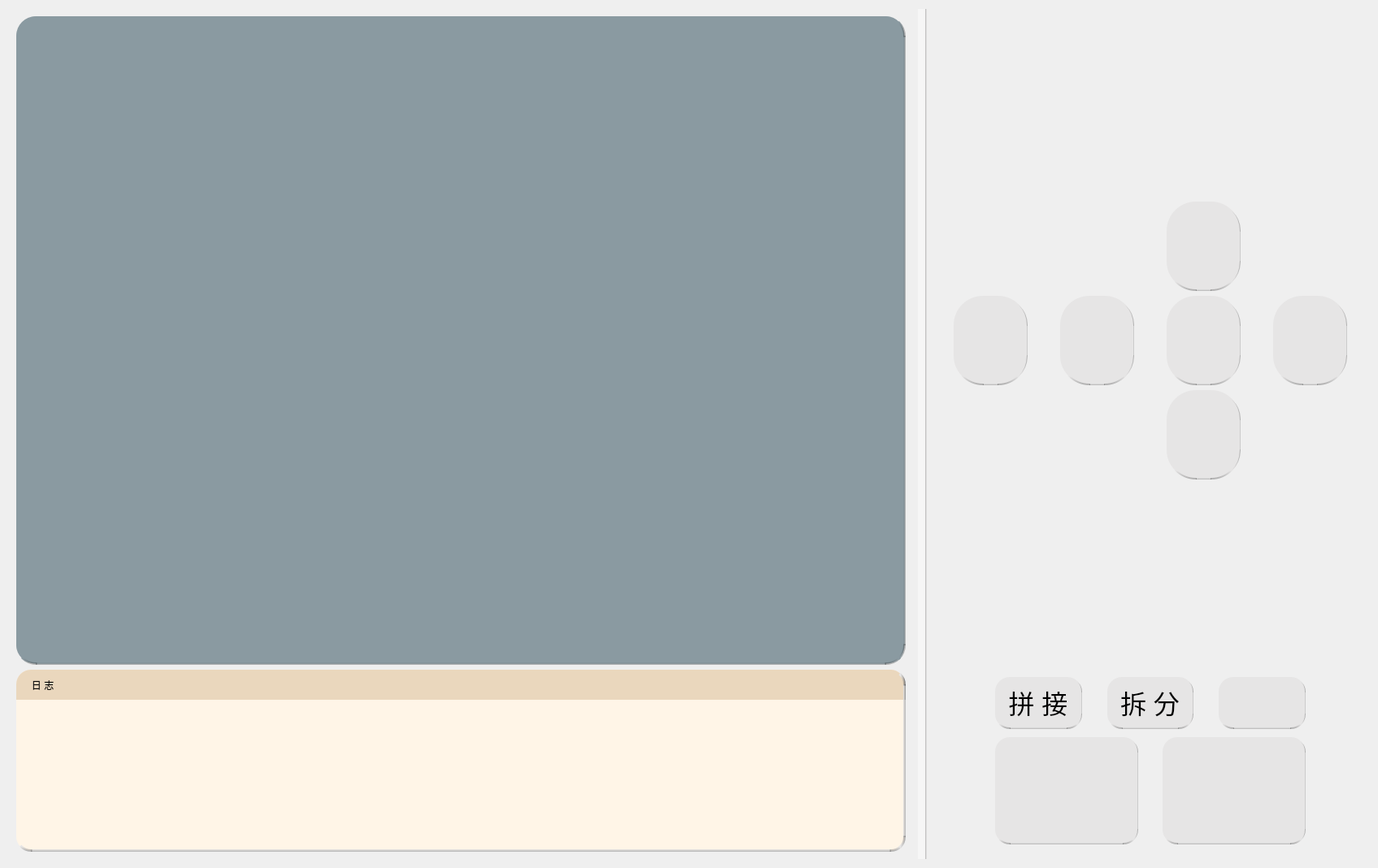
      <widget class="QWidget" name="page_4">
       <layout class="QHBoxLayout" name="horizontalLayout_10" stretch="1915,19,926">
        <item>
         <widget class="QWidget" name="widget_21" native="true">
          <layout class="QVBoxLayout" name="verticalLayout_8" stretch="1080,304">
           <item>
            <widget class="QWidget" name="widget_22" native="true">
             <property name="styleSheet">
              <string notr="true">#widget_22{background-color: #8A9AA1;

border-radius: 24px;
 border-bottom: 3px solid qlineargradient(y0:0, y1:1,stop: 0 rgba(0, 0, 0, 0.25), stop: 1  #8A9AA1);
 border-right: 3px solid qlineargradient(x0:0, x1:1,stop: 0 rgba(0, 0, 0, 0.25), stop: 1  #8A9AA1);

background-image:url(://images/大厅俯视图2.png);
background-repeat:no-repeat;
background-position:center center;
}</string>
             </property>
             <layout class="QHBoxLayout" name="horizontalLayout_17">
              <item>
               <widget class="QGraphicsView" name="GraphicsView_page4">
                <property name="styleSheet">
                 <string notr="true">#GraphicsView_page4{
background-color: transparent
}</string>
                </property>
                <property name="verticalScrollBarPolicy">
                 <enum>Qt::ScrollBarAlwaysOff</enum>
                </property>
                <property name="horizontalScrollBarPolicy">
                 <enum>Qt::ScrollBarAlwaysOff</enum>
                </property>
               </widget>
              </item>
             </layout>
            </widget>
           </item>
           <item>
            <widget class="QWidget" name="widget_52" native="true">
             <property name="styleSheet">
              <string notr="true">#widget_52{background-color: #FFF5E7;
 border-bottom: 3px solid qlineargradient(y0:0, y1:1,stop: 0 rgba(0, 0, 0, 0.25), stop: 1  #E6E5E5);
 border-right: 3px solid qlineargradient(x0:0, x1:1,stop: 0 rgba(0, 0, 0, 0.25), stop: 1  #E6E5E5);
border-radius: 18px;}</string>
             </property>
             <layout class="QVBoxLayout" name="verticalLayout_19">
              <property name="spacing">
               <number>0</number>
              </property>
              <property name="leftMargin">
               <number>0</number>
              </property>
              <property name="topMargin">
               <number>0</number>
              </property>
              <property name="rightMargin">
               <number>0</number>
              </property>
              <property name="bottomMargin">
               <number>0</number>
              </property>
              <item>
               <widget class="QWidget" name="widget_39" native="true">
                <property name="maximumSize">
                 <size>
                  <width>16777215</width>
                  <height>40</height>
                 </size>
                </property>
                <property name="autoFillBackground">
                 <bool>false</bool>
                </property>
                <property name="styleSheet">
                 <string notr="true">#widget_39{background-color: #EAD7BD;
border-top-left-radius: 18px;
border-top-right-radius: 18px;
 border-right: 3px solid qlineargradient(x0:0, x1:1,stop: 0 rgba(0, 0, 0, 0.25), stop: 1  #E6E5E5);}</string>
                </property>
                <layout class="QHBoxLayout" name="horizontalLayout_16">
                 <item>
                  <widget class="QLabel" name="label_3">
                   <property name="text">
                    <string>   日 志</string>
                   </property>
                  </widget>
                 </item>
                 <item>
                  <spacer name="horizontalSpacer_8">
                   <property name="orientation">
                    <enum>Qt::Horizontal</enum>
                   </property>
                   <property name="sizeHint" stdset="0">
                    <size>
                     <width>1164</width>
                     <height>19</height>
                    </size>
                   </property>
                  </spacer>
                 </item>
                </layout>
               </widget>
              </item>
              <item>
               <widget class="QWidget" name="widget_41" native="true">
                <layout class="QHBoxLayout" name="horizontalLayout_20">
                 <item>
                  <widget class="QListView" name="ListView_page4">
                   <property name="styleSheet">
                    <string notr="true">background-color: transparent;</string>
                   </property>
                  </widget>
                 </item>
                </layout>
               </widget>
              </item>
             </layout>
            </widget>
           </item>
          </layout>
         </widget>
        </item>
        <item>
         <widget class="QWidget" name="widget_24" native="true">
          <property name="styleSheet">
           <string notr="true">
 border-right: 2px solid qlineargradient(x0:0, x1:1,stop: 0 #E6E5E5, stop: 1  rgba(0, 0, 0, 0.25));


background-color: #F6F6F6;</string>
          </property>
         </widget>
        </item>
        <item>
         <widget class="QWidget" name="widget_25" native="true">
          <layout class="QVBoxLayout" name="verticalLayout_9" stretch="1080,304">
           <item>
            <widget class="QWidget" name="widget_26" native="true">
             <layout class="QVBoxLayout" name="verticalLayout_29">
              <item>
               <spacer name="verticalSpacer_8">
                <property name="orientation">
                 <enum>Qt::Vertical</enum>
                </property>
                <property name="sizeHint" stdset="0">
                 <size>
                  <width>20</width>
                  <height>260</height>
                 </size>
                </property>
               </spacer>
              </item>
              <item>
               <widget class="QWidget" name="widget_121" native="true">
                <property name="minimumSize">
                 <size>
                  <width>0</width>
                  <height>360</height>
                 </size>
                </property>
                <layout class="QGridLayout" name="gridLayout_5">
                 <property name="horizontalSpacing">
                  <number>40</number>
                 </property>
                 <property name="verticalSpacing">
                  <number>6</number>
                 </property>
                 <item row="0" column="2">
                  <widget class="QLabel" name="Label_page5_5">
                   <property name="styleSheet">
                    <string notr="true">QLabel{
 border-bottom: 2px solid qlineargradient(y0:0, y1:1,stop: 0 rgba(0, 0, 0, 0.25), stop: 1  #E6E5E5);
 border-right: 1px solid qlineargradient(x0:0, x1:1,stop: 0 rgba(0, 0, 0, 0.25), stop: 1  #E6E5E5);
border-radius: 36px;
background-color: #E6E5E5;
}
</string>
                   </property>
                   <property name="text">
                    <string/>
                   </property>
                  </widget>
                 </item>
                 <item row="1" column="0">
                  <widget class="QLabel" name="Label_page5_1">
                   <property name="styleSheet">
                    <string notr="true">QLabel{
 border-bottom: 2px solid qlineargradient(y0:0, y1:1,stop: 0 rgba(0, 0, 0, 0.25), stop: 1  #E6E5E5);
 border-right: 1px solid qlineargradient(x0:0, x1:1,stop: 0 rgba(0, 0, 0, 0.25), stop: 1  #E6E5E5);
border-radius: 36px;
background-color: #E6E5E5;
}

</string>
                   </property>
                   <property name="text">
                    <string/>
                   </property>
                  </widget>
                 </item>
                 <item row="1" column="1">
                  <widget class="QLabel" name="Label_page5_2">
                   <property name="styleSheet">
                    <string notr="true">QLabel{
 border-bottom: 2px solid qlineargradient(y0:0, y1:1,stop: 0 rgba(0, 0, 0, 0.25), stop: 1  #E6E5E5);
 border-right: 1px solid qlineargradient(x0:0, x1:1,stop: 0 rgba(0, 0, 0, 0.25), stop: 1  #E6E5E5);
border-radius: 36px;
background-color: #E6E5E5;
}
</string>
                   </property>
                   <property name="text">
                    <string/>
                   </property>
                  </widget>
                 </item>
                 <item row="1" column="2">
                  <widget class="QLabel" name="Label_page5_3">
                   <property name="styleSheet">
                    <string notr="true">QLabel{
 border-bottom: 2px solid qlineargradient(y0:0, y1:1,stop: 0 rgba(0, 0, 0, 0.25), stop: 1  #E6E5E5);
 border-right: 1px solid qlineargradient(x0:0, x1:1,stop: 0 rgba(0, 0, 0, 0.25), stop: 1  #E6E5E5);
border-radius: 36px;
background-color: #E6E5E5;
}
</string>
                   </property>
                   <property name="text">
                    <string/>
                   </property>
                  </widget>
                 </item>
                 <item row="1" column="3">
                  <widget class="QLabel" name="Label_page5_4">
                   <property name="styleSheet">
                    <string notr="true">QLabel{
 border-bottom: 2px solid qlineargradient(y0:0, y1:1,stop: 0 rgba(0, 0, 0, 0.25), stop: 1  #E6E5E5);
 border-right: 1px solid qlineargradient(x0:0, x1:1,stop: 0 rgba(0, 0, 0, 0.25), stop: 1  #E6E5E5);
border-radius: 36px;
background-color: #E6E5E5;
}
</string>
                   </property>
                   <property name="text">
                    <string/>
                   </property>
                  </widget>
                 </item>
                 <item row="2" column="2">
                  <widget class="QLabel" name="Label_page5_6">
                   <property name="styleSheet">
                    <string notr="true">QLabel{
 border-bottom: 2px solid qlineargradient(y0:0, y1:1,stop: 0 rgba(0, 0, 0, 0.25), stop: 1  #E6E5E5);
 border-right: 1px solid qlineargradient(x0:0, x1:1,stop: 0 rgba(0, 0, 0, 0.25), stop: 1  #E6E5E5);
border-radius: 36px;
background-color: #E6E5E5;
}
</string>
                   </property>
                   <property name="text">
                    <string/>
                   </property>
                  </widget>
                 </item>
                </layout>
               </widget>
              </item>
              <item>
               <spacer name="verticalSpacer_9">
                <property name="orientation">
                 <enum>Qt::Vertical</enum>
                </property>
                <property name="sizeHint" stdset="0">
                 <size>
                  <width>20</width>
                  <height>260</height>
                 </size>
                </property>
               </spacer>
              </item>
             </layout>
            </widget>
           </item>
           <item>
            <widget class="QWidget" name="widget_33" native="true">
             <layout class="QVBoxLayout" name="verticalLayout_10" stretch="86,177">
              <property name="spacing">
               <number>10</number>
              </property>
              <item>
               <widget class="QWidget" name="widget_34" native="true">
                <layout class="QHBoxLayout" name="horizontalLayout_8">
                 <property name="spacing">
                  <number>31</number>
                 </property>
                 <property name="leftMargin">
                  <number>60</number>
                 </property>
                 <property name="topMargin">
                  <number>0</number>
                 </property>
                 <property name="rightMargin">
                  <number>60</number>
                 </property>
                 <property name="bottomMargin">
                  <number>0</number>
                 </property>
                 <item>
                  <widget class="QPushButton" name="Button_page4_gather">
                   <property name="sizePolicy">
                    <sizepolicy hsizetype="Minimum" vsizetype="Minimum">
                     <horstretch>0</horstretch>
                     <verstretch>0</verstretch>
                    </sizepolicy>
                   </property>
                   <property name="styleSheet">
                    <string notr="true">QPushButton{
background-color: #E6E5E5;
 border-bottom: 2px solid qlineargradient(y0:0, y1:1,stop: 0 rgba(0, 0, 0, 0.25), stop: 1  #E6E5E5);
 border-right: 1px solid qlineargradient(x0:0, x1:1,stop: 0 rgba(0, 0, 0, 0.25), stop: 1  #E6E5E5);
border-radius: 18px;
padding:4px 4px;
border-style: outset;
}
QPushButton:hover{background-color:rgb(229, 241, 251); color: black;}
QPushButton:pressed{background-color:rgb(204, 228, 247);border-style: inset;}
QPushButton{
font-family: Microsoft JhengHei UI;
font-style: normal;
font-weight: normal;
font-size: 32px;
line-height: 81px;
display: flex;
align-items: flex-end;
}

</string>
                   </property>
                   <property name="text">
                    <string>拼 接</string>
                   </property>
                  </widget>
                 </item>
                 <item>
                  <widget class="QPushButton" name="Button_page4_disperse">
                   <property name="sizePolicy">
                    <sizepolicy hsizetype="Minimum" vsizetype="Minimum">
                     <horstretch>0</horstretch>
                     <verstretch>0</verstretch>
                    </sizepolicy>
                   </property>
                   <property name="styleSheet">
                    <string notr="true">QPushButton{
background-color: #E6E5E5;
 border-bottom: 2px solid qlineargradient(y0:0, y1:1,stop: 0 rgba(0, 0, 0, 0.25), stop: 1  #E6E5E5);
 border-right: 1px solid qlineargradient(x0:0, x1:1,stop: 0 rgba(0, 0, 0, 0.25), stop: 1  #E6E5E5);
border-radius: 18px;
padding:4px 4px;
border-style: outset;
}
QPushButton:hover{background-color:rgb(229, 241, 251); color: black;}
QPushButton:pressed{background-color:rgb(204, 228, 247);border-style: inset;}
QPushButton{
font-family: Microsoft JhengHei UI;
font-style: normal;
font-weight: normal;
font-size: 32px;
line-height: 81px;
display: flex;
align-items: flex-end;
}
</string>
                   </property>
                   <property name="text">
                    <string>拆 分</string>
                   </property>
                  </widget>
                 </item>
                 <item>
                  <widget class="QPushButton" name="Button_page4_button">
                   <property name="sizePolicy">
                    <sizepolicy hsizetype="Minimum" vsizetype="Minimum">
                     <horstretch>0</horstretch>
                     <verstretch>0</verstretch>
                    </sizepolicy>
                   </property>
                   <property name="styleSheet">
                    <string notr="true">image:url(://images/icon/返航.png);
background-color: #E6E5E5;
 border-bottom: 2px solid qlineargradient(y0:0, y1:1,stop: 0 rgba(0, 0, 0, 0.25), stop: 1  #E6E5E5);
 border-right: 1px solid qlineargradient(x0:0, x1:1,stop: 0 rgba(0, 0, 0, 0.25), stop: 1  #E6E5E5);
border-radius: 18px;
padding:4px 4px;
border-style: outset;</string>
                   </property>
                   <property name="text">
                    <string/>
                   </property>
                  </widget>
                 </item>
                </layout>
               </widget>
              </item>
              <item>
               <widget class="QWidget" name="widget_35" native="true">
                <layout class="QHBoxLayout" name="horizontalLayout_9">
                 <property name="spacing">
                  <number>30</number>
                 </property>
                 <property name="leftMargin">
                  <number>60</number>
                 </property>
                 <property name="topMargin">
                  <number>0</number>
                 </property>
                 <property name="rightMargin">
                  <number>60</number>
                 </property>
                 <property name="bottomMargin">
                  <number>0</number>
                 </property>
                 <item>
                  <widget class="QPushButton" name="Button_page4_start">
                   <property name="sizePolicy">
                    <sizepolicy hsizetype="Minimum" vsizetype="Minimum">
                     <horstretch>0</horstretch>
                     <verstretch>0</verstretch>
                    </sizepolicy>
                   </property>
                   <property name="styleSheet">
                    <string notr="true">
QPushButton{
qproperty-icon: url(://images/icon/开始.png);
qproperty-iconSize: 80px 80px;
background-color: #E6E5E5;
 border-bottom: 2px solid qlineargradient(y0:0, y1:1,stop: 0 rgba(0, 0, 0, 0.25), stop: 1  #E6E5E5);
 border-right: 1px solid qlineargradient(x0:0, x1:1,stop: 0 rgba(0, 0, 0, 0.25), stop: 1  #E6E5E5);
border-radius: 18px;
}
QPushButton:hover{background-color:rgb(229, 241, 251); color: black;}
QPushButton:pressed{background-color:rgb(204, 228, 247);}
QPushButton{
font-family: Microsoft JhengHei UI;
font-style: normal;
font-weight: normal;
font-size: 32px;
line-height: 81px;
display: flex;
align-items: flex-end;
}
</string>
                   </property>
                   <property name="text">
                    <string/>
                   </property>
                  </widget>
                 </item>
                 <item>
                  <widget class="QPushButton" name="Button_page4_quit">
                   <property name="sizePolicy">
                    <sizepolicy hsizetype="Minimum" vsizetype="Minimum">
                     <horstretch>0</horstretch>
                     <verstretch>0</verstretch>
                    </sizepolicy>
                   </property>
                   <property name="styleSheet">
                    <string notr="true">QPushButton{
qproperty-icon: url(://images/icon/unity.png);
qproperty-iconSize: 80px 80px;
background-color: #E6E5E5;
 border-bottom: 2px solid qlineargradient(y0:0, y1:1,stop: 0 rgba(0, 0, 0, 0.25), stop: 1  #E6E5E5);
 border-right: 1px solid qlineargradient(x0:0, x1:1,stop: 0 rgba(0, 0, 0, 0.25), stop: 1  #E6E5E5);
border-radius: 18px;
}
QPushButton:hover{background-color:rgb(229, 241, 251); color: black;}
QPushButton:pressed{background-color:rgb(204, 228, 247);}
QPushButton{
font-family: Microsoft JhengHei UI;
font-style: normal;
font-weight: normal;
font-size: 32px;
line-height: 81px;
display: flex;
align-items: flex-end;
}
</string>
                   </property>
                   <property name="text">
                    <string/>
                   </property>
                  </widget>
                 </item>
                </layout>
               </widget>
              </item>
             </layout>
            </widget>
           </item>
          </layout>
         </widget>
        </item>
       </layout>
      </widget>
